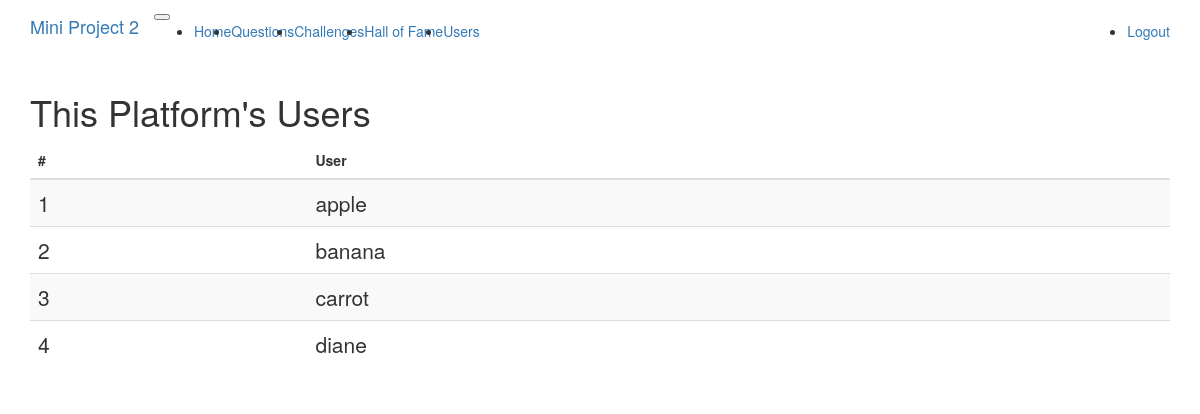
Screenshot of /users (signed in) with the database file from the repository.
### app/models.py (models this page shows, shortened)
class User(UserMixin, db.Model):
	__tablename__ = 'user'
	id = db.Column(db.Integer, primary_key=True)
	username = db.Column(db.String(64), index=True, unique=True)
	password_hash = db.Column(db.String(128))
	questions = db.relationship('Question', backref='from_user',
								lazy='dynamic')
	challenges = db.relationship('Challenge', secondary=association_table,
								backref=db.backref('to_user'),
								lazy='dynamic')
	records = db.relationship('TimeRecord',
								backref=db.backref('user_challenge'),
								lazy='dynamic')

### app/routes.py (the view)
@application.route('/users')
@login_required
def users():
	users = User.query.all()
	mergesort(users, lambda item: item.username)
	usernames = [u.username for u in users]
	return render_template('users.html', title='Users',
							users=usernames)

### app/models.py (called while the page is built)
@login.user_loader
def load_user(id):
	return User.query.get(int(id))

### app/serverlibrary.py (called while the page is built, shortened)
def mergesort(array, byfunc=None):
    p=0
    r=len(array)-1
    mergesort_recursive(array, p, r, byfunc)
    return array

def merge(array, p, q, r, byfunc):
    nleft=q-p+1
    nright=r-q
    left_array=array[p:q+1]
    right_array=array[q+1:r+1]
    left=0
    right=0
    dest=p
    if byfunc!=None:
        while (left < nleft) and (right<nright):
            if byfunc(left_array[left])<=byfunc(right_array[right]):
                array[dest]=left_array[left]
                left+=1
            else:
                array[dest]=right_array[right]
                right+=1
            dest=dest+1
        while left<nleft:
            array[dest]=left_array[left]
            left+=1
            dest+=1
        while right<nright:
            array[dest]=right_array[right]
            right+=1
            dest+=1
        return array

def mergesort_recursive(array, p, r, byfunc):
    if r-p>=1:
        q=(p+r)//2
        mergesort_recursive(array, p, q, byfunc)
        mergesort_recursive(array, q+1, r, byfunc)
        merge(array, p, q, r, byfunc)
    return array

### app/templates/users.html
{% extends "base.html" %}
{% block app_content %}
<h1>This Platform's Users</h1>
<table class="table table-striped" >
  <thead>
    <tr>
      <th scope="col">#</th>
      <th scope="col">User</th>
    </tr>
  </thead>
  <tbody>
  {% for idx in range(users|length) %}
  	<tr>
      <th scope="row" class="lead">{{ idx+1 }}</th>
      <td class="lead">
      	{{users[idx]}}
      </td>
    </tr>
  {% endfor %}
  </tbody>
</table>
{% endblock %}

### rows the page displays
User: username "apple"
User: username "banana"
User: username "carrot"
User: username "diane"

### other values shown
{{ idx+1 }} "1" "2" "3" "4"
